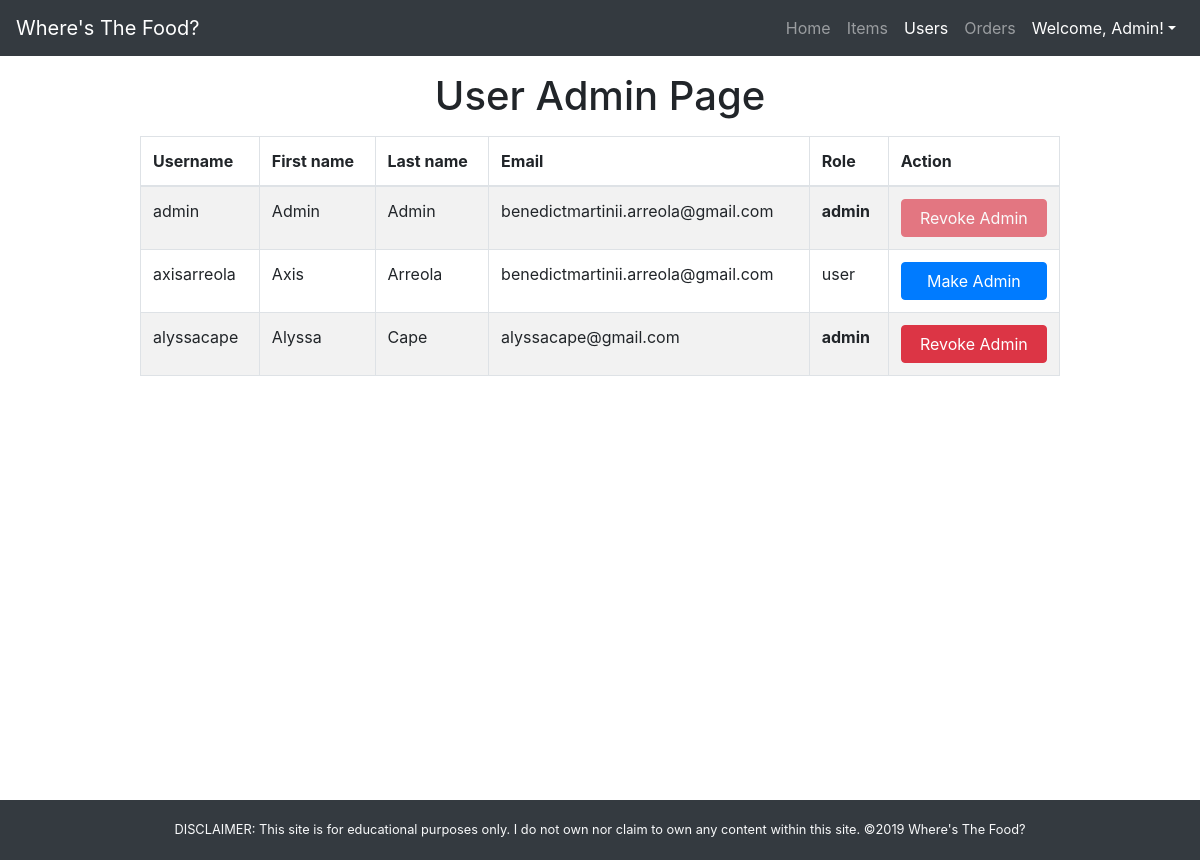
/app/views/users.php (signed in), run on the app's committed database.
### tables this page shows
CREATE TABLE `users` (
  `id` int(11) NOT NULL,
  `firstname` varchar(255) NOT NULL,
  `lastname` varchar(255) NOT NULL,
  `username` varchar(255) NOT NULL,
  `password` varchar(255) NOT NULL,
  `email` varchar(255) NOT NULL,
  `address` varchar(255) NOT NULL,
  `role_id` int(11) NOT NULL
);

CREATE TABLE `roles` (
  `id` int(11) NOT NULL,
  `name` varchar(255) NOT NULL
);

### app/views/users.php (the view, shortened to what this page needs)
<?php
	require_once("../partials/template.php");
?>
<?php function get_page_content() { ?>
<?php global $conn ?>
	<?php if(isset($_SESSION["user"]) && $_SESSION["user"]["role_id"] == 1): ?>
	<div class="container">
		<div class="row">
			<div class="col-12">
				<h1 class="text-center my-3">User Admin Page</h1>
			</div>
			<div class="col-12 offset-0 col-md-10 offset-md-1">
				<div class="table-responsive">
					<table class="table table-striped table-bordered">
						<thead>
							<tr>
								<th colspan="2">Username</th>
								<th>First name</th>
								<th>Last name</th>
								<th colspan="3">Email</th>
								<th>Role</th>
								<th colspan="2">Action</th>
							</tr>
						</thead>
						<tbody>
							<?php
								$sql = "SELECT u.id AS id, u.username AS 'username', u.firstname AS 'firstname', u.lastname AS 'lastname', u.email AS 'email', r.name AS role FROM users u JOIN roles r ON u.role_id = r.id ORDER BY lastname";
								$user_details = mysqli_query($conn, $sql);
								foreach ($user_details as $user) {
									extract($user);
							?>
							<tr>
								<td colspan="2"><?php echo $username ?></td>
								<td><?php echo $firstname ?></td>
								<td><?php echo $lastname ?></td>
								<td colspan="3"><?php echo $email ?></td>
								<?php $bold = $role == "admin" ? "font-weight-bold" : ""; ?>
								<td class="<?php echo $bold ?>"><?php echo $role ?></td>
								<td colspan="2">
									<?php if($role == "admin"){ ?>
										<?php $disabled = $_SESSION["user"]["id"] == $id ? "disabled" : ""; ?>
										<button type="button" data-id="<?php echo $id ?>" class="btn btn-danger btn-block grant_admin_btn" <?php echo $disabled ?>>Revoke Admin</button>
									<?php } else { ?>
										<button type="button" data-id="<?php echo $id ?>" class="btn btn-primary btn-block grant_admin_btn">Make Admin</button>
									<?php } ?>
								</td>
							</tr>
							<?php } ?>
						</tbody>
					</table>
				</div>
			</div>
		</div>
	</div>
	<?php else:
		header("Location: ./error.php");
	endif;?>
<?php } ?>

### app/assets/css/style.css (style rules this page uses)
body { min-height: 100vh; position: relative; }

### data on the page
users: username "admin", firstname "Admin", lastname "Admin", email "benedictmartinii.arreola@gmail.com", role.name "admin"
users: username "axisarreola", firstname "Axis", lastname "Arreola", email "benedictmartinii.arreola@gmail.com", role.name "user"
users: username "alyssacape", firstname "Alyssa", lastname "Cape", email "alyssacape@gmail.com", role.name "admin"

### other printed values
$_SESSION["user"]["firstname"] "Admin"
